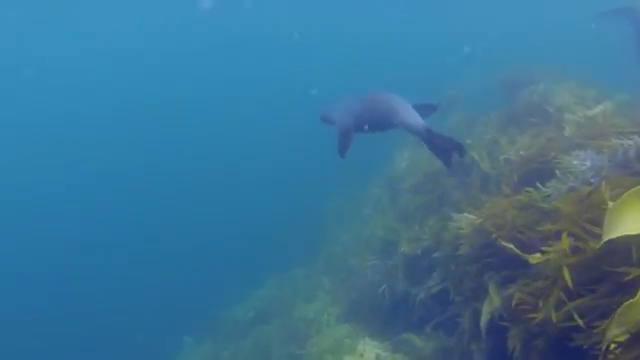
#> input picture Dataset/raw-890/10945.png, 640 x 360 px, found by its file name
$ python main.py
#> lines starting #> are read from the running program, lines starting #| are printed output that depends on the picture
#> in process_image, img is the input picture: shape (360, 640, 3); mean B, G, R 149.8, 117.3, 59.7
### RGBStretching.py
import numpy as np


def rgb_stretching(img):
    height = len(img)
#> height = 360
    width = len(img[0])
#> width = 640
    for k in range(0, 3):
        Max_channel  = np.max(img[:,:,k])
        Min_channel  = np.min(img[:,:,k])
        for i in range(height):
            for j in range(width):
                img[i,j,k] = (img[i,j,k] - Min_channel) * (255 - 0) / (Max_channel - Min_channel)+ 0
#> this loop made 3 passes
#> (Max_channel, Min_channel) on passes 1 to 3: (208, 40), (198, 34), (190, 24)
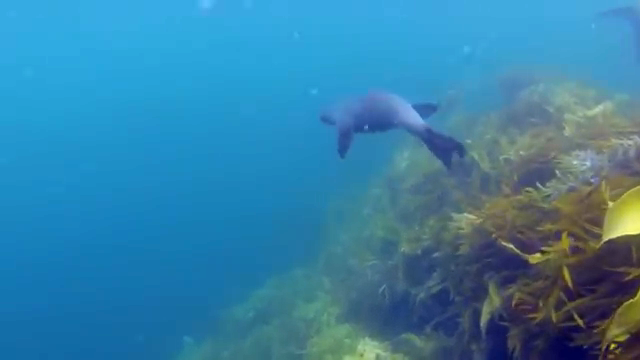
#> img: shape (360, 640, 3); mean B, G, R 166.2, 129.1, 54.3
    return img

### LabStretching.py
import cv2
from skimage.color import rgb2hsv,hsv2rgb
import numpy as np
from skimage.color import rgb2lab, lab2rgb
import math
e = math.e

def global_stretching(img_L,height, width):
    length = height * width
    R_rray = (np.copy(img_L)).flatten()
    R_rray.sort()
    I_min = int(R_rray[int(length / 100)])
    I_max = int(R_rray[-int(length / 100)])
    array_Global_histogram_stretching_L = np.zeros((height, width))
    for i in range(0, height):
        for j in range(0, width):
            if img_L[i][j] < I_min:
                p_out = img_L[i][j]
                array_Global_histogram_stretching_L[i][j] = 0
            elif (img_L[i][j] > I_max):
                p_out = img_L[i][j]
                array_Global_histogram_stretching_L[i][j] = 100
            else:
                p_out = int((img_L[i][j] - I_min) * ((100) / (I_max - I_min)))
                array_Global_histogram_stretching_L[i][j] = p_out
    return (array_Global_histogram_stretching_L)


def global_Stretching_ab(a,height, width):
    array_Global_histogram_stretching_L = np.zeros((height, width), 'float64')
    for i in range(0, height):
        for j in range(0, width):
                p_out = a[i][j] * (1.3 ** (1 - math.fabs(a[i][j] / 128)))
                array_Global_histogram_stretching_L[i][j] = p_out
    return (array_Global_histogram_stretching_L)


def  lab_stretching(sceneRadiance):
    sceneRadiance = np.clip(sceneRadiance, 0, 255)
    sceneRadiance = np.uint8(sceneRadiance)
    height = len(sceneRadiance)
#> height = 360
    width = len(sceneRadiance[0])
#> width = 640
    img_lab = rgb2lab(sceneRadiance)
#> img_lab: shape (360, 640, 3) float64; mean of channels 0, 1, 2 56.2, 7.5, 42.6
    L, a, b = cv2.split(img_lab)
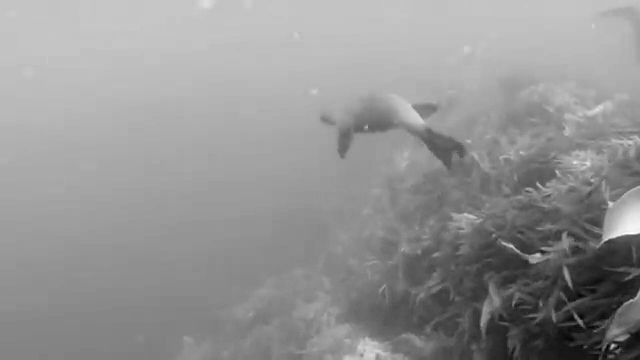
#> L: shape (360, 640) float64; min 3.42, max 94.1, mean 56.2; drawn with min black and max white
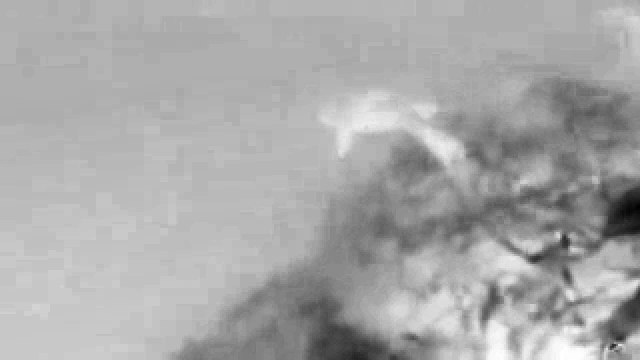
#> a: shape (360, 640) float64; min -40.63, max 31.91, mean 7.5; drawn with min black and max white
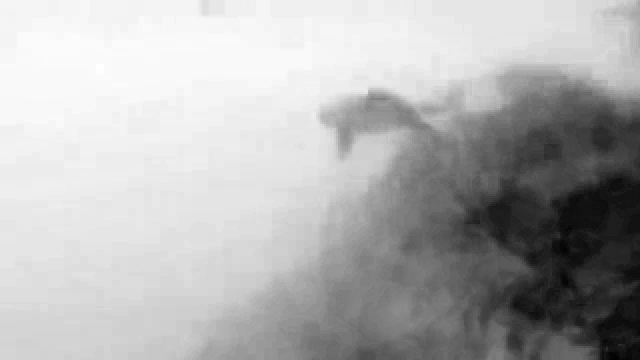
#> b: shape (360, 640) float64; min -15.76, max 67.88, mean 42.6; drawn with min black and max white

    img_L_stretching = global_stretching(L, height, width)
#> in global_stretching, `length = height * width`: length = 230400
#> in global_stretching, `I_min = int(R_rray[int(length / 100)])`: I_min = 14
#> in global_stretching, `I_max = int(R_rray[-int(length / 100)])`: I_max = 73
#> after the loop in global_stretching, `for i in range(0, height):`:
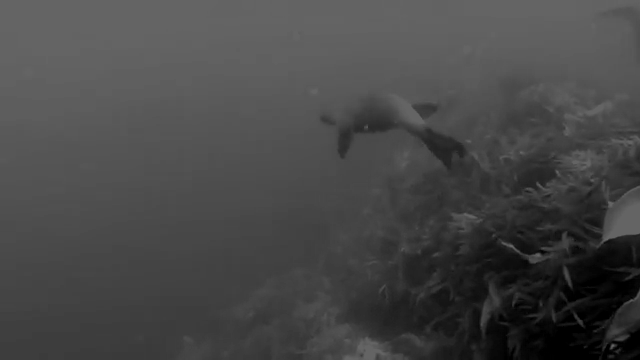
#> array_Global_histogram_stretching_L: shape (360, 640) float64; min 0, max 100, mean 71
    img_a_stretching = global_Stretching_ab(a, height, width)
    img_b_stretching = global_Stretching_ab(b, height, width)

    labArray = np.zeros((height, width, 3), 'float64')
    labArray[:, :, 0] = img_L_stretching
#> labArray: shape (360, 640, 3) float64; mean of channels 0, 1, 2 71, 0, 0
    labArray[:, :, 1] = img_a_stretching
#> labArray: shape (360, 640, 3) float64; mean of channels 0, 1, 2 71, 9.5, 0
    labArray[:, :, 2] = img_b_stretching
#> labArray: shape (360, 640, 3) float64; mean of channels 0, 1, 2 71, 9.5, 49.4
    img_rgb = lab2rgb(labArray) * 255
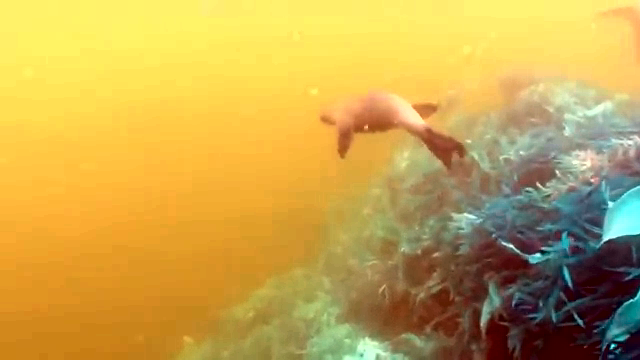
#> img_rgb: shape (360, 640, 3) float64; mean R, G, B 201, 167.6, 79.4

    return img_rgb

### main.py
import os
import cv2
import natsort
from LabStretching import lab_stretching
from RGBStretching import rgb_stretching

def process_image(input_folder, output_folder):
    files = os.listdir(input_folder)
    files = natsort.natsorted(files)

    for file in files:
        input_filepath = os.path.join(input_folder, file)
        if os.path.isfile(input_filepath):
            img = cv2.imread(input_filepath)

            img = rgb_stretching(img)
            img = lab_stretching(img)

            output_filepath = os.path.join(output_folder, file)
            cv2.imwrite(output_filepath, img)
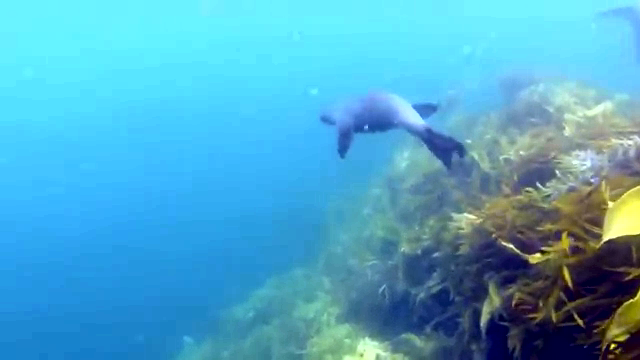
#> saved as 10945.png: shape (360, 640, 3); mean B, G, R 201, 167.6, 79.4

if __name__ == '__main__':
    current_dir = os.path.dirname(__file__)
    raw_folder = os.path.join(current_dir, "dataset", "raw-890")
    results_folder = os.path.join(current_dir, "results")

    if not os.path.exists(results_folder):
        os.makedirs(results_folder)

    process_image(raw_folder, results_folder)

$ run again, on Dataset/raw-890/130_img_.png
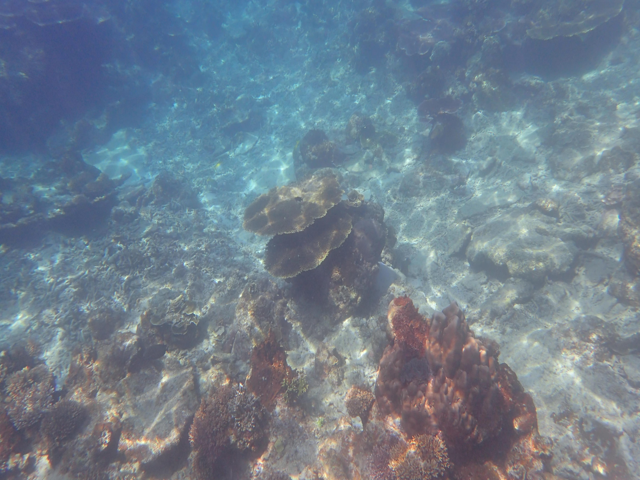
#> input picture Dataset/raw-890/130_img_.png, 640 x 480 px, found by its file name
#> in process_image, img is the input picture: shape (480, 640, 3); mean B, G, R 141.3, 127.2, 111.8
#> in rgb_stretching, `height = len(img)`: height = 480
#> in rgb_stretching, `width = len(img[0])`: width = 640
#> the loop in rgb_stretching, `for k in range(0, 3):` made 3 passes
#> (Max_channel, Min_channel) on passes 1 to 3: (254, 73), (255, 62), (255, 57)
#> after the loop in rgb_stretching, `for k in range(0, 3):`:
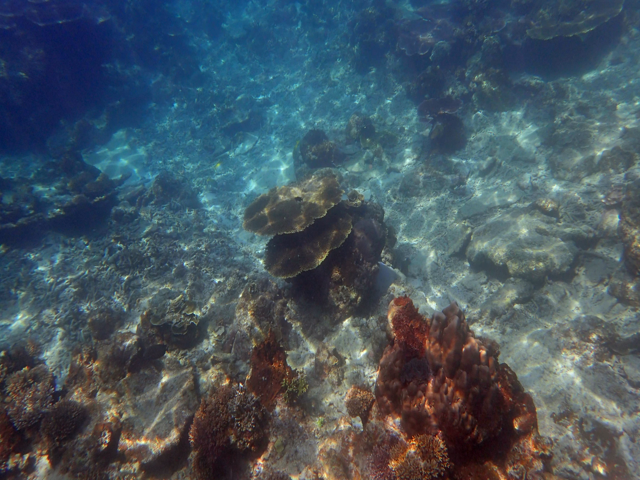
#> img: shape (480, 640, 3); mean B, G, R 95.8, 85.6, 70
#> in lab_stretching, `height = len(sceneRadiance)`: height = 480
#> in lab_stretching, `width = len(sceneRadiance[0])`: width = 640
#> img_lab: shape (480, 640, 3) float64; mean of channels 0, 1, 2 36.9, 3.1, 10.6
#> length = 307200
#> I_min = 6
#> I_max = 71
#> in process_image, `cv2.imwrite(output_filepath, img)`:
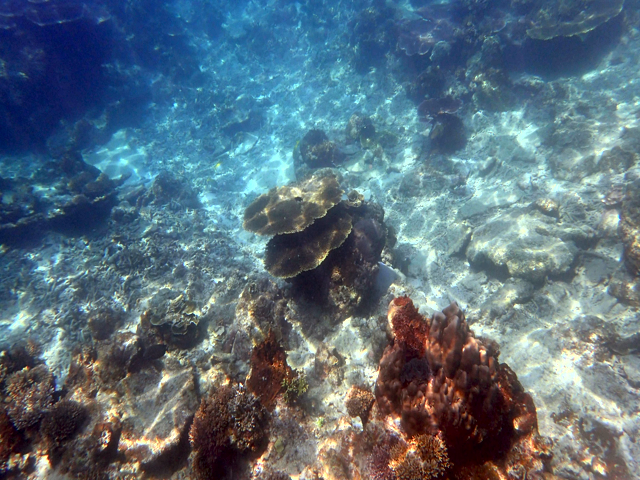
#> saved as 130_img_.png: shape (480, 640, 3); mean B, G, R 123.4, 110.4, 90.3
